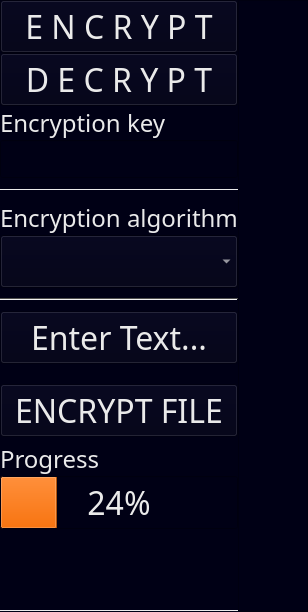
  <widget class="QWidget" name="centralWidget">
   <property name="sizePolicy">
    <sizepolicy hsizetype="Expanding" vsizetype="Expanding">
     <horstretch>0</horstretch>
     <verstretch>0</verstretch>
    </sizepolicy>
   </property>
   <property name="palette">
    <palette>
     <active>
      <colorrole role="WindowText">
       <brush brushstyle="SolidPattern">
        <color alpha="255">
         <red>234</red>
         <green>234</green>
         <blue>234</blue>
        </color>
       </brush>
      </colorrole>
      <colorrole role="Button">
       <brush brushstyle="SolidPattern">
        <color alpha="255">
         <red>0</red>
         <green>0</green>
         <blue>21</blue>
        </color>
       </brush>
      </colorrole>
      <colorrole role="Light">
       <brush brushstyle="SolidPattern">
        <color alpha="255">
         <red>240</red>
         <green>240</green>
         <blue>240</blue>
        </color>
       </brush>
      </colorrole>
      <colorrole role="Midlight">
       <brush brushstyle="SolidPattern">
        <color alpha="255">
         <red>200</red>
         <green>200</green>
         <blue>200</blue>
        </color>
       </brush>
      </colorrole>
      <colorrole role="Dark">
       <brush brushstyle="SolidPattern">
        <color alpha="255">
         <red>80</red>
         <green>80</green>
         <blue>80</blue>
        </color>
       </brush>
      </colorrole>
      <colorrole role="Mid">
       <brush brushstyle="SolidPattern">
        <color alpha="255">
         <red>107</red>
         <green>107</green>
         <blue>107</blue>
        </color>
       </brush>
      </colorrole>
      <colorrole role="Text">
       <brush brushstyle="SolidPattern">
        <color alpha="255">
         <red>234</red>
         <green>234</green>
         <blue>234</blue>
        </color>
       </brush>
      </colorrole>
      <colorrole role="BrightText">
       <brush brushstyle="SolidPattern">
        <color alpha="255">
         <red>255</red>
         <green>255</green>
         <blue>255</blue>
        </color>
       </brush>
      </colorrole>
      <colorrole role="ButtonText">
       <brush brushstyle="SolidPattern">
        <color alpha="255">
         <red>234</red>
         <green>234</green>
         <blue>234</blue>
        </color>
       </brush>
      </colorrole>
      <colorrole role="Base">
       <brush brushstyle="SolidPattern">
        <color alpha="255">
         <red>0</red>
         <green>0</green>
         <blue>21</blue>
        </color>
       </brush>
      </colorrole>
      <colorrole role="Window">
       <brush brushstyle="SolidPattern">
        <color alpha="255">
         <red>0</red>
         <green>0</green>
         <blue>21</blue>
        </color>
       </brush>
      </colorrole>
      <colorrole role="Shadow">
       <brush brushstyle="SolidPattern">
        <color alpha="255">
         <red>0</red>
         <green>0</green>
         <blue>0</blue>
        </color>
       </brush>
      </colorrole>
      <colorrole role="Highlight">
       <brush brushstyle="SolidPattern">
        <color alpha="255">
         <red>247</red>
         <green>116</green>
         <blue>17</blue>
        </color>
       </brush>
      </colorrole>
      <colorrole role="HighlightedText">
       <brush brushstyle="SolidPattern">
        <color alpha="255">
         <red>234</red>
         <green>234</green>
         <blue>234</blue>
        </color>
       </brush>
      </colorrole>
      <colorrole role="AlternateBase">
       <brush brushstyle="SolidPattern">
        <color alpha="255">
         <red>207</red>
         <green>207</green>
         <blue>207</blue>
        </color>
       </brush>
      </colorrole>
      <colorrole role="ToolTipBase">
       <brush brushstyle="SolidPattern">
        <color alpha="255">
         <red>255</red>
         <green>255</green>
         <blue>220</blue>
        </color>
       </brush>
      </colorrole>
      <colorrole role="ToolTipText">
       <brush brushstyle="SolidPattern">
        <color alpha="255">
         <red>0</red>
         <green>0</green>
         <blue>0</blue>
        </color>
       </brush>
      </colorrole>
      <colorrole role="PlaceholderText">
       <brush brushstyle="SolidPattern">
        <color alpha="128">
         <red>0</red>
         <green>0</green>
         <blue>0</blue>
        </color>
       </brush>
      </colorrole>
     </active>
     <inactive>
      <colorrole role="WindowText">
       <brush brushstyle="SolidPattern">
        <color alpha="255">
         <red>234</red>
         <green>234</green>
         <blue>234</blue>
        </color>
       </brush>
      </colorrole>
      <colorrole role="Button">
       <brush brushstyle="SolidPattern">
        <color alpha="255">
         <red>0</red>
         <green>0</green>
         <blue>21</blue>
        </color>
       </brush>
      </colorrole>
      <colorrole role="Light">
       <brush brushstyle="SolidPattern">
        <color alpha="255">
         <red>240</red>
         <green>240</green>
         <blue>240</blue>
        </color>
       </brush>
      </colorrole>
      <colorrole role="Midlight">
       <brush brushstyle="SolidPattern">
        <color alpha="255">
         <red>200</red>
         <green>200</green>
         <blue>200</blue>
        </color>
       </brush>
      </colorrole>
      <colorrole role="Dark">
       <brush brushstyle="SolidPattern">
        <color alpha="255">
         <red>80</red>
         <green>80</green>
         <blue>80</blue>
        </color>
       </brush>
      </colorrole>
      <colorrole role="Mid">
       <brush brushstyle="SolidPattern">
        <color alpha="255">
         <red>107</red>
         <green>107</green>
         <blue>107</blue>
        </color>
       </brush>
      </colorrole>
      <colorrole role="Text">
       <brush brushstyle="SolidPattern">
        <color alpha="255">
         <red>234</red>
         <green>234</green>
         <blue>234</blue>
        </color>
       </brush>
      </colorrole>
      <colorrole role="BrightText">
       <brush brushstyle="SolidPattern">
        <color alpha="255">
         <red>255</red>
         <green>255</green>
         <blue>255</blue>
        </color>
       </brush>
      </colorrole>
      <colorrole role="ButtonText">
       <brush brushstyle="SolidPattern">
        <color alpha="255">
         <red>234</red>
         <green>234</green>
         <blue>234</blue>
        </color>
       </brush>
      </colorrole>
      <colorrole role="Base">
       <brush brushstyle="SolidPattern">
        <color alpha="255">
         <red>0</red>
         <green>0</green>
         <blue>21</blue>
        </color>
       </brush>
      </colorrole>
      <colorrole role="Window">
       <brush brushstyle="SolidPattern">
        <color alpha="255">
         <red>0</red>
         <green>0</green>
         <blue>21</blue>
        </color>
       </brush>
      </colorrole>
      <colorrole role="Shadow">
       <brush brushstyle="SolidPattern">
        <color alpha="255">
         <red>0</red>
         <green>0</green>
         <blue>0</blue>
        </color>
       </brush>
      </colorrole>
      <colorrole role="Highlight">
       <brush brushstyle="SolidPattern">
        <color alpha="255">
         <red>247</red>
         <green>116</green>
         <blue>17</blue>
        </color>
       </brush>
      </colorrole>
      <colorrole role="HighlightedText">
       <brush brushstyle="SolidPattern">
        <color alpha="255">
         <red>234</red>
         <green>234</green>
         <blue>234</blue>
        </color>
       </brush>
      </colorrole>
      <colorrole role="AlternateBase">
       <brush brushstyle="SolidPattern">
        <color alpha="255">
         <red>207</red>
         <green>207</green>
         <blue>207</blue>
        </color>
       </brush>
      </colorrole>
      <colorrole role="ToolTipBase">
       <brush brushstyle="SolidPattern">
        <color alpha="255">
         <red>255</red>
         <green>255</green>
         <blue>220</blue>
        </color>
       </brush>
      </colorrole>
      <colorrole role="ToolTipText">
       <brush brushstyle="SolidPattern">
        <color alpha="255">
         <red>0</red>
         <green>0</green>
         <blue>0</blue>
        </color>
       </brush>
      </colorrole>
      <colorrole role="PlaceholderText">
       <brush brushstyle="SolidPattern">
        <color alpha="128">
         <red>0</red>
         <green>0</green>
         <blue>0</blue>
        </color>
       </brush>
      </colorrole>
     </inactive>
     <disabled>
      <colorrole role="WindowText">
       <brush brushstyle="SolidPattern">
        <color alpha="255">
         <red>234</red>
         <green>234</green>
         <blue>234</blue>
        </color>
       </brush>
      </colorrole>
      <colorrole role="Button">
       <brush brushstyle="SolidPattern">
        <color alpha="255">
         <red>0</red>
         <green>0</green>
         <blue>21</blue>
        </color>
       </brush>
      </colorrole>
      <colorrole role="Light">
       <brush brushstyle="SolidPattern">
        <color alpha="255">
         <red>240</red>
         <green>240</green>
         <blue>240</blue>
        </color>
       </brush>
      </colorrole>
      <colorrole role="Midlight">
       <brush brushstyle="SolidPattern">
        <color alpha="255">
         <red>200</red>
         <green>200</green>
         <blue>200</blue>
        </color>
       </brush>
      </colorrole>
      <colorrole role="Dark">
       <brush brushstyle="SolidPattern">
        <color alpha="255">
         <red>80</red>
         <green>80</green>
         <blue>80</blue>
        </color>
       </brush>
      </colorrole>
      <colorrole role="Mid">
       <brush brushstyle="SolidPattern">
        <color alpha="255">
         <red>107</red>
         <green>107</green>
         <blue>107</blue>
        </color>
       </brush>
      </colorrole>
      <colorrole role="Text">
       <brush brushstyle="SolidPattern">
        <color alpha="255">
         <red>234</red>
         <green>234</green>
         <blue>234</blue>
        </color>
       </brush>
      </colorrole>
      <colorrole role="BrightText">
       <brush brushstyle="SolidPattern">
        <color alpha="255">
         <red>255</red>
         <green>255</green>
         <blue>255</blue>
        </color>
       </brush>
      </colorrole>
      <colorrole role="ButtonText">
       <brush brushstyle="SolidPattern">
        <color alpha="255">
         <red>234</red>
         <green>234</green>
         <blue>234</blue>
        </color>
       </brush>
      </colorrole>
      <colorrole role="Base">
       <brush brushstyle="SolidPattern">
        <color alpha="255">
         <red>0</red>
         <green>0</green>
         <blue>21</blue>
        </color>
       </brush>
      </colorrole>
      <colorrole role="Window">
       <brush brushstyle="SolidPattern">
        <color alpha="255">
         <red>0</red>
         <green>0</green>
         <blue>21</blue>
        </color>
       </brush>
      </colorrole>
      <colorrole role="Shadow">
       <brush brushstyle="SolidPattern">
        <color alpha="255">
         <red>0</red>
         <green>0</green>
         <blue>0</blue>
        </color>
       </brush>
      </colorrole>
      <colorrole role="Highlight">
       <brush brushstyle="SolidPattern">
        <color alpha="255">
         <red>247</red>
         <green>116</green>
         <blue>17</blue>
        </color>
       </brush>
      </colorrole>
      <colorrole role="HighlightedText">
       <brush brushstyle="SolidPattern">
        <color alpha="255">
         <red>234</red>
         <green>234</green>
         <blue>234</blue>
        </color>
       </brush>
      </colorrole>
      <colorrole role="AlternateBase">
       <brush brushstyle="SolidPattern">
        <color alpha="255">
         <red>160</red>
         <green>160</green>
         <blue>160</blue>
        </color>
       </brush>
      </colorrole>
      <colorrole role="ToolTipBase">
       <brush brushstyle="SolidPattern">
        <color alpha="255">
         <red>255</red>
         <green>255</green>
         <blue>220</blue>
        </color>
       </brush>
      </colorrole>
      <colorrole role="ToolTipText">
       <brush brushstyle="SolidPattern">
        <color alpha="255">
         <red>0</red>
         <green>0</green>
         <blue>0</blue>
        </color>
       </brush>
      </colorrole>
      <colorrole role="PlaceholderText">
       <brush brushstyle="SolidPattern">
        <color alpha="128">
         <red>0</red>
         <green>0</green>
         <blue>0</blue>
        </color>
       </brush>
      </colorrole>
     </disabled>
    </palette>
   </property>
   <property name="styleSheet">
    <string notr="true"/>
   </property>
   <layout class="QGridLayout" name="gridLayout_3">
    <property name="leftMargin">
     <number>0</number>
    </property>
    <property name="topMargin">
     <number>0</number>
    </property>
    <property name="rightMargin">
     <number>0</number>
    </property>
    <property name="bottomMargin">
     <number>0</number>
    </property>
    <property name="spacing">
     <number>0</number>
    </property>
    <item row="0" column="1" rowspan="4">
     <layout class="QGridLayout" name="previewArea" rowstretch="0" columnstretch="0,0">
      <property name="sizeConstraint">
       <enum>QLayout::SetDefaultConstraint</enum>
      </property>
      <property name="spacing">
       <number>0</number>
      </property>
      <item row="0" column="0">
       <widget class="QScrollArea" name="scrollArea">
        <property name="frameShape">
         <enum>QFrame::StyledPanel</enum>
        </property>
        <property name="frameShadow">
         <enum>QFrame::Sunken</enum>
        </property>
        <property name="lineWidth">
         <number>0</number>
        </property>
        <property name="midLineWidth">
         <number>0</number>
        </property>
        <property name="widgetResizable">
         <bool>true</bool>
        </property>
        <property name="alignment">
         <set>Qt::AlignCenter</set>
        </property>
        <widget class="QWidget" name="scrollAreaWidgetContents">
         <property name="geometry">
          <rect>
           <x>0</x>
           <y>0</y>
           <width>1071</width>
           <height>759</height>
          </rect>
         </property>
         <widget class="QLabel" name="imageLabel">
          <property name="geometry">
           <rect>
            <x>320</x>
            <y>170</y>
            <width>441</width>
            <height>401</height>
           </rect>
          </property>
          <property name="sizePolicy">
           <sizepolicy hsizetype="Ignored" vsizetype="Ignored">
            <horstretch>0</horstretch>
            <verstretch>0</verstretch>
           </sizepolicy>
          </property>
          <property name="autoFillBackground">
           <bool>false</bool>
          </property>
          <property name="frameShape">
           <enum>QFrame::StyledPanel</enum>
          </property>
          <property name="frameShadow">
           <enum>QFrame::Sunken</enum>
          </property>
          <property name="lineWidth">
           <number>0</number>
          </property>
          <property name="text">
           <string/>
          </property>
          <property name="textFormat">
           <enum>Qt::AutoText</enum>
          </property>
          <property name="scaledContents">
           <bool>true</bool>
          </property>
          <property name="margin">
           <number>5</number>
          </property>
         </widget>
        </widget>
       </widget>
      </item>
     </layout>
    </item>
    <item row="1" column="0">
     <widget class="QFrame" name="sidebar">
      <property name="frameShape">
       <enum>QFrame::Panel</enum>
      </property>
      <property name="lineWidth">
       <number>0</number>
      </property>
      <layout class="QVBoxLayout" name="sideBar">
       <property name="spacing">
        <number>0</number>
       </property>
       <property name="leftMargin">
        <number>0</number>
       </property>
       <property name="topMargin">
        <number>0</number>
       </property>
       <property name="rightMargin">
        <number>0</number>
       </property>
       <property name="bottomMargin">
        <number>0</number>
       </property>
       <item>
        <layout class="QVBoxLayout" name="verticalLayout_2">
         <property name="spacing">
          <number>0</number>
         </property>
         <property name="sizeConstraint">
          <enum>QLayout::SetMaximumSize</enum>
         </property>
         <property name="rightMargin">
          <number>0</number>
         </property>
         <item>
          <widget class="QPushButton" name="EncryptRadio">
           <property name="enabled">
            <bool>true</bool>
           </property>
           <property name="sizePolicy">
            <sizepolicy hsizetype="Maximum" vsizetype="Fixed">
             <horstretch>0</horstretch>
             <verstretch>0</verstretch>
            </sizepolicy>
           </property>
           <property name="maximumSize">
            <size>
             <width>300</width>
             <height>16777215</height>
            </size>
           </property>
           <property name="font">
            <font>
             <family>Source Sans Pro</family>
             <pointsize>24</pointsize>
             <weight>50</weight>
             <italic>false</italic>
             <bold>false</bold>
            </font>
           </property>
           <property name="styleSheet">
            <string notr="true"/>
           </property>
           <property name="text">
            <string>E N C R Y P T</string>
           </property>
           <property name="checkable">
            <bool>true</bool>
           </property>
          </widget>
         </item>
         <item>
          <widget class="QPushButton" name="DecryptRadio">
           <property name="enabled">
            <bool>true</bool>
           </property>
           <property name="sizePolicy">
            <sizepolicy hsizetype="Maximum" vsizetype="Fixed">
             <horstretch>0</horstretch>
             <verstretch>0</verstretch>
            </sizepolicy>
           </property>
           <property name="maximumSize">
            <size>
             <width>300</width>
             <height>16777215</height>
            </size>
           </property>
           <property name="font">
            <font>
             <family>Source Sans Pro</family>
             <pointsize>24</pointsize>
             <weight>50</weight>
             <italic>false</italic>
             <bold>false</bold>
            </font>
           </property>
           <property name="text">
            <string>D E C R Y P T</string>
           </property>
           <property name="checkable">
            <bool>true</bool>
           </property>
          </widget>
         </item>
        </layout>
       </item>
       <item>
        <layout class="QVBoxLayout" name="verticalLayout_3">
         <property name="spacing">
          <number>0</number>
         </property>
         <property name="sizeConstraint">
          <enum>QLayout::SetMaximumSize</enum>
         </property>
         <property name="leftMargin">
          <number>0</number>
         </property>
         <property name="rightMargin">
          <number>0</number>
         </property>
         <item>
          <layout class="QVBoxLayout" name="verticalLayout">
           <property name="spacing">
            <number>0</number>
           </property>
           <property name="sizeConstraint">
            <enum>QLayout::SetMaximumSize</enum>
           </property>
           <property name="topMargin">
            <number>0</number>
           </property>
           <property name="bottomMargin">
            <number>0</number>
           </property>
           <item>
            <widget class="QLabel" name="EncryptionKeyLabel">
             <property name="sizePolicy">
              <sizepolicy hsizetype="Maximum" vsizetype="Preferred">
               <horstretch>0</horstretch>
               <verstretch>0</verstretch>
              </sizepolicy>
             </property>
             <property name="maximumSize">
              <size>
               <width>300</width>
               <height>16777215</height>
              </size>
             </property>
             <property name="font">
              <font>
               <family>Source Sans Pro</family>
               <pointsize>18</pointsize>
               <weight>7</weight>
               <italic>false</italic>
               <bold>false</bold>
              </font>
             </property>
             <property name="text">
              <string>Encryption key</string>
             </property>
             <property name="alignment">
              <set>Qt::AlignLeading|Qt::AlignLeft|Qt::AlignVCenter</set>
             </property>
             <property name="margin">
              <number>2</number>
             </property>
            </widget>
           </item>
           <item>
            <widget class="QLineEdit" name="EncryptionKey">
             <property name="sizePolicy">
              <sizepolicy hsizetype="Maximum" vsizetype="Preferred">
               <horstretch>0</horstretch>
               <verstretch>0</verstretch>
              </sizepolicy>
             </property>
             <property name="maximumSize">
              <size>
               <width>300</width>
               <height>16777215</height>
              </size>
             </property>
             <property name="font">
              <font>
               <family>Source Sans Pro</family>
               <pointsize>16</pointsize>
               <weight>50</weight>
               <italic>false</italic>
               <bold>false</bold>
              </font>
             </property>
             <property name="styleSheet">
              <string notr="true"/>
             </property>
             <property name="echoMode">
              <enum>QLineEdit::Password</enum>
             </property>
            </widget>
           </item>
           <item>
            <spacer name="verticalSpacer">
             <property name="orientation">
              <enum>Qt::Vertical</enum>
             </property>
             <property name="sizeType">
              <enum>QSizePolicy::Fixed</enum>
             </property>
             <property name="sizeHint" stdset="0">
              <size>
               <width>20</width>
               <height>10</height>
              </size>
             </property>
            </spacer>
           </item>
           <item>
            <widget class="Line" name="line">
             <property name="frameShadow">
              <enum>QFrame::Plain</enum>
             </property>
             <property name="orientation">
              <enum>Qt::Horizontal</enum>
             </property>
            </widget>
           </item>
           <item>
            <spacer name="verticalSpacer_2">
             <property name="orientation">
              <enum>Qt::Vertical</enum>
             </property>
             <property name="sizeType">
              <enum>QSizePolicy::Fixed</enum>
             </property>
             <property name="sizeHint" stdset="0">
              <size>
               <width>20</width>
               <height>10</height>
              </size>
             </property>
            </spacer>
           </item>
           <item>
            <widget class="QLabel" name="AlgorithmSelectLabel">
             <property name="sizePolicy">
              <sizepolicy hsizetype="Maximum" vsizetype="Preferred">
               <horstretch>0</horstretch>
               <verstretch>0</verstretch>
              </sizepolicy>
             </property>
             <property name="maximumSize">
              <size>
               <width>300</width>
               <height>16777215</height>
              </size>
             </property>
             <property name="font">
              <font>
               <family>Source Sans Pro</family>
               <pointsize>18</pointsize>
               <weight>7</weight>
               <italic>false</italic>
               <bold>false</bold>
              </font>
             </property>
             <property name="styleSheet">
              <string notr="true"/>
             </property>
             <property name="text">
              <string>Encryption algorithm</string>
             </property>
             <property name="scaledContents">
              <bool>false</bool>
             </property>
             <property name="alignment">
              <set>Qt::AlignLeading|Qt::AlignLeft|Qt::AlignVCenter</set>
             </property>
             <property name="margin">
              <number>2</number>
             </property>
            </widget>
           </item>
           <item>
            <widget class="QComboBox" name="comboBox">
             <property name="sizePolicy">
              <sizepolicy hsizetype="Maximum" vsizetype="Preferred">
               <horstretch>0</horstretch>
               <verstretch>0</verstretch>
              </sizepolicy>
             </property>
             <property name="maximumSize">
              <size>
               <width>300</width>
               <height>16777215</height>
              </size>
             </property>
             <property name="font">
              <font>
               <family>Source Sans Pro</family>
               <pointsize>24</pointsize>
               <weight>50</weight>
               <italic>false</italic>
               <bold>false</bold>
              </font>
             </property>
            </widget>
           </item>
           <item>
            <spacer name="verticalSpacer_7">
             <property name="orientation">
              <enum>Qt::Vertical</enum>
             </property>
             <property name="sizeType">
              <enum>QSizePolicy::Fixed</enum>
             </property>
             <property name="sizeHint" stdset="0">
              <size>
               <width>20</width>
               <height>10</height>
              </size>
             </property>
            </spacer>
           </item>
           <item>
            <widget class="Line" name="line_2">
             <property name="orientation">
              <enum>Qt::Horizontal</enum>
             </property>
            </widget>
           </item>
           <item>
            <spacer name="verticalSpacer_3">
             <property name="orientation">
              <enum>Qt::Vertical</enum>
             </property>
             <property name="sizeType">
              <enum>QSizePolicy::Fixed</enum>
             </property>
             <property name="sizeHint" stdset="0">
              <size>
               <width>20</width>
               <height>10</height>
              </size>
             </property>
            </spacer>
           </item>
           <item>
            <widget class="QPushButton" name="enterTextButton">
             <property name="enabled">
              <bool>false</bool>
             </property>
             <property name="sizePolicy">
              <sizepolicy hsizetype="Maximum" vsizetype="Fixed">
               <horstretch>0</horstretch>
               <verstretch>0</verstretch>
              </sizepolicy>
             </property>
             <property name="maximumSize">
              <size>
               <width>300</width>
               <height>16777215</height>
              </size>
             </property>
             <property name="font">
              <font>
               <family>Source Sans Pro</family>
               <pointsize>24</pointsize>
               <weight>50</weight>
               <italic>false</italic>
               <bold>false</bold>
              </font>
             </property>
             <property name="text">
              <string>Enter Text...</string>
             </property>
             <property name="flat">
              <bool>false</bool>
             </property>
            </widget>
           </item>
           <item>
            <spacer name="verticalSpacer_8">
             <property name="orientation">
              <enum>Qt::Vertical</enum>
             </property>
             <property name="sizeType">
              <enum>QSizePolicy::Fixed</enum>
             </property>
             <property name="sizeHint" stdset="0">
              <size>
               <width>20</width>
               <height>20</height>
              </size>
             </property>
            </spacer>
           </item>
          </layout>
         </item>
         <item>
          <spacer name="verticalSpacer_4">
           <property name="orientation">
            <enum>Qt::Vertical</enum>
           </property>
           <property name="sizeType">
            <enum>QSizePolicy::Fixed</enum>
           </property>
           <property name="sizeHint" stdset="0">
            <size>
             <width>170</width>
             <height>0</height>
            </size>
           </property>
          </spacer>
         </item>
        </layout>
       </item>
       <item>
        <layout class="QVBoxLayout" name="verticalLayout_5">
         <property name="spacing">
          <number>0</number>
         </property>
         <property name="topMargin">
          <number>0</number>
         </property>
         <item>
          <widget class="QPushButton" name="DecryptEncryptButton">
           <property name="enabled">
            <bool>false</bool>
           </property>
           <property name="sizePolicy">
            <sizepolicy hsizetype="Maximum" vsizetype="Fixed">
             <horstretch>0</horstretch>
             <verstretch>0</verstretch>
            </sizepolicy>
           </property>
           <property name="maximumSize">
            <size>
             <width>300</width>
             <height>16777215</height>
            </size>
           </property>
           <property name="font">
            <font>
             <family>Source Sans Pro</family>
             <pointsize>24</pointsize>
             <weight>50</weight>
             <italic>false</italic>
             <bold>false</bold>
            </font>
           </property>
           <property name="text">
            <string>ENCRYPT FILE</string>
           </property>
           <property name="flat">
            <bool>false</bool>
           </property>
          </widget>
         </item>
         <item>
          <spacer name="verticalSpacer_6">
           <property name="orientation">
            <enum>Qt::Vertical</enum>
           </property>
           <property name="sizeType">
            <enum>QSizePolicy::Fixed</enum>
           </property>
           <property name="sizeHint" stdset="0">
            <size>
             <width>170</width>
             <height>5</height>
            </size>
           </property>
          </spacer>
         </item>
         <item>
          <widget class="QLabel" name="label">
           <property name="sizePolicy">
            <sizepolicy hsizetype="Maximum" vsizetype="Preferred">
             <horstretch>0</horstretch>
             <verstretch>0</verstretch>
            </sizepolicy>
           </property>
           <property name="maximumSize">
            <size>
             <width>300</width>
             <height>16777215</height>
            </size>
           </property>
           <property name="font">
            <font>
             <family>Source Sans Pro</family>
             <pointsize>18</pointsize>
             <weight>7</weight>
             <italic>false</italic>
             <bold>false</bold>
            </font>
           </property>
           <property name="text">
            <string>Progress</string>
           </property>
           <property name="alignment">
            <set>Qt::AlignLeading|Qt::AlignLeft|Qt::AlignVCenter</set>
           </property>
          </widget>
         </item>
         <item>
          <widget class="QProgressBar" name="DecryptProgress">
           <property name="sizePolicy">
            <sizepolicy hsizetype="Maximum" vsizetype="Fixed">
             <horstretch>0</horstretch>
             <verstretch>0</verstretch>
            </sizepolicy>
           </property>
           <property name="maximumSize">
            <size>
             <width>300</width>
             <height>16777215</height>
            </size>
           </property>
           <property name="font">
            <font>
             <family>Source Sans Pro</family>
             <pointsize>24</pointsize>
             <weight>50</weight>
             <italic>false</italic>
             <bold>false</bold>
            </font>
           </property>
           <property name="value">
            <number>24</number>
           </property>
           <property name="alignment">
            <set>Qt::AlignCenter</set>
           </property>
           <property name="textVisible">
            <bool>true</bool>
           </property>
           <property name="orientation">
            <enum>Qt::Horizontal</enum>
           </property>
           <property name="invertedAppearance">
            <bool>false</bool>
           </property>
           <property name="textDirection">
            <enum>QProgressBar::TopToBottom</enum>
           </property>
          </widget>
         </item>
         <item>
          <spacer name="verticalSpacer_12">
           <property name="orientation">
            <enum>Qt::Vertical</enum>
           </property>
           <property name="sizeType">
            <enum>QSizePolicy::Fixed</enum>
           </property>
           <property name="sizeHint" stdset="0">
            <size>
             <width>20</width>
             <height>30</height>
            </size>
           </property>
          </spacer>
         </item>
         <item>
          <spacer name="verticalSpacer_5">
           <property name="orientation">
            <enum>Qt::Vertical</enum>
           </property>
           <property name="sizeType">
            <enum>QSizePolicy::Expanding</enum>
           </property>
           <property name="sizeHint" stdset="0">
            <size>
             <width>20</width>
             <height>50</height>
            </size>
           </property>
          </spacer>
         </item>
        </layout>
       </item>
      </layout>
     </widget>
    </item>
    <item row="2" column="0">
     <widget class="Line" name="line_3">
      <property name="frameShadow">
       <enum>QFrame::Plain</enum>
      </property>
      <property name="orientation">
       <enum>Qt::Horizontal</enum>
      </property>
     </widget>
    </item>
   </layout>
  </widget>
